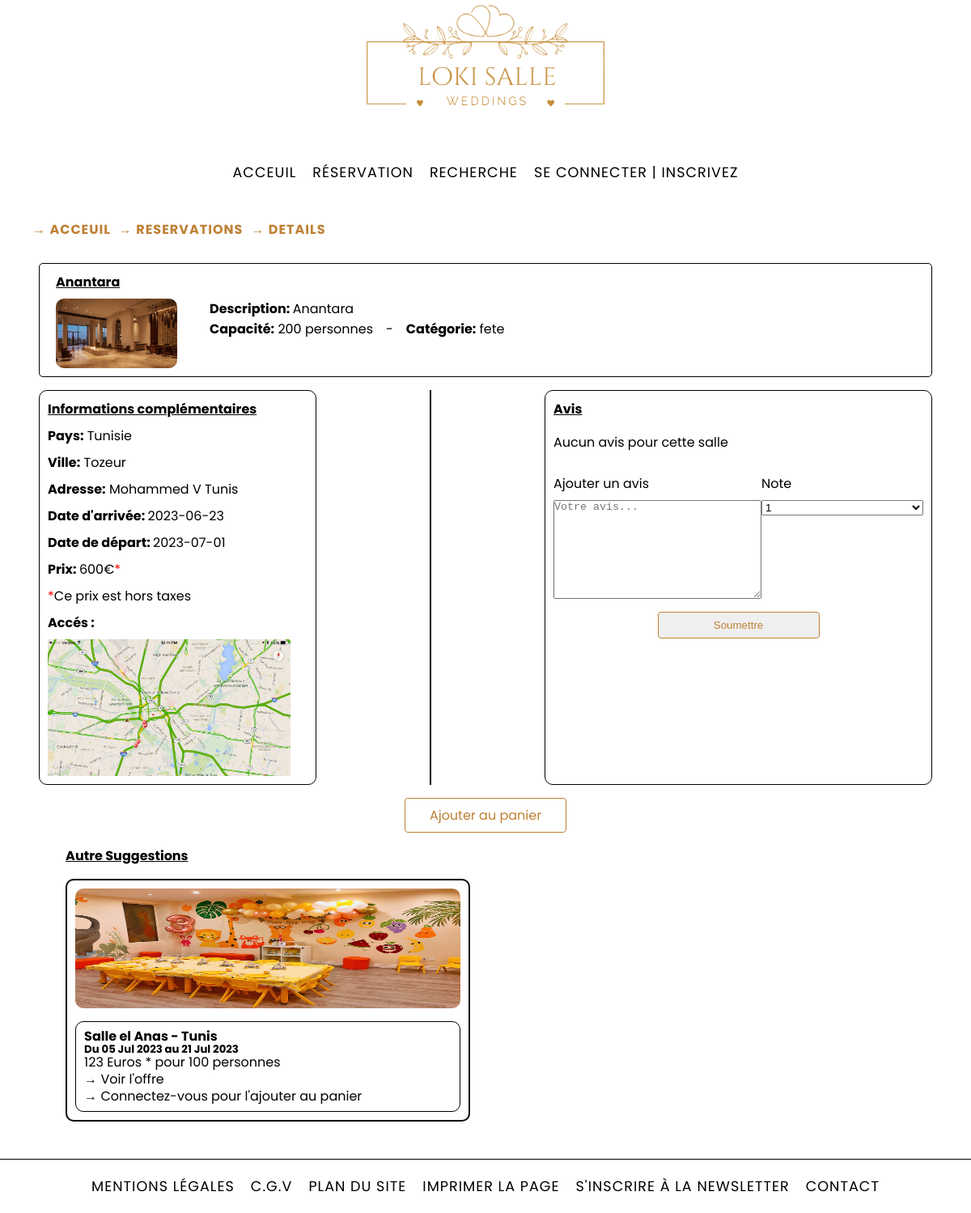
The page /pages/reservation_details.php?id=12 on the database its author committed.
### tables this page shows
CREATE TABLE `produit` (
  `id_produit` int(5) NOT NULL,
  `date_arrive` date DEFAULT NULL,
  `date_depart` date DEFAULT NULL,
  `id_salle` int(5) DEFAULT NULL,
  `id_promo` int(2) DEFAULT NULL,
  `prix` int(5) DEFAULT NULL,
  `etat` int(1) DEFAULT NULL,
  `date_added` timestamp NOT NULL DEFAULT current_timestamp() ON UPDATE current_timestamp()
);

CREATE TABLE `salle` (
  `id_salle` int(5) NOT NULL,
  `titre` varchar(200) DEFAULT NULL,
  `description` text DEFAULT NULL,
  `adresse` text DEFAULT NULL,
  `pays` varchar(20) DEFAULT NULL,
  `ville` varchar(20) DEFAULT NULL,
  `photo` varchar(200) DEFAULT NULL,
  `capacite` int(3) DEFAULT NULL,
  `categorie` enum('fete','reunion','anniversaire') DEFAULT NULL,
  `date_added` timestamp NOT NULL DEFAULT current_timestamp() ON UPDATE current_timestamp()
);

### pages/reservation_details.php (the view, shortened to what this page needs)
<?php
require_once('../config/config.php');
if (isset($_GET['id'])) {
    $id = $_GET['id'];
    $query = 'SELECT p.*, s.titre, s.photo, s.adresse, s.capacite, s.categorie, s.description, s.pays, s.ville FROM produit p INNER JOIN salle s ON p.id_salle = s.id_salle WHERE p.id_produit = '.$id;
    $getProduit = mysqli_query($link, $query);
    if ($getProduit) {
        $produit = mysqli_fetch_assoc($getProduit);
    }
}
?>
<?php include_once('./templates/header.php'); ?>
<main id="res-details-container">
    <section id="res-details-header">
        <h4 class="res-details-title"><?php echo $produit['titre'] ?></h4>
        <div class="res-details-preview">
            <img src="../images/uploads/<?php echo $produit['photo'] ?>" alt="" class="res-details-img">
            <div class="res-details-header-info">
                <p class="res-details-desc"><b>Description: </b><?php echo $produit['description'] ?></p>
                <span class="res-details-group">
                    <p class="res-details-capacity"><b>Capacité:</b> <?php echo $produit['capacite'] ?> personnes</p>
                    <p> - </p>
                    <p class="res-details-category"><b>Catégorie:</b> <?php echo $produit['categorie'] ?></p>
                </span>
            </div>
        </div>
    </section>
    <section id="res-details-content">
        <div class="res-details-comp">
            <h4 class="res-details-title">Informations complémentaires</h4>
            <p class="res-details-country"><b>Pays:</b> <?php echo $produit['pays'] ?></p>
            <p class="res-details-city"><b>Ville:</b> <?php echo $produit['ville'] ?></p>
            <p class="res-details-address"><b>Adresse:</b> <?php echo $produit['adresse'] ?></p>
            <p class="res-details-dateA"><b>Date d'arrivée: </b> <?php echo $produit['date_arrive'] ?></p>
            <p class="res-details-dateD"><b>Date de départ: </b> <?php echo $produit['date_depart'] ?></p>
            <p class="res-details-prix"><b>Prix: </b><?php echo $produit['prix'] ?>€<span style="color:red">*</span></p>
            <p class="res-details-taxe"><span style="color:red">*</span>Ce prix est hors taxes</p>
            <p class="res-details-access"><b>Accés :</b></p>
            <img src="../images/res-image.jpg" alt="Reservation details access" class="res-details-access-img">
        </div>
        <div class="res-details-avis">
            <h4 class="res-details-title">Avis</h4>
            <div class="res-details-overflow-container">
                <?php
                    $query = "SELECT * FROM avis WHERE id_salle = ".$produit['id_salle'];
                    $result = mysqli_query($link, $query);
                    if ($result) {
                        if (mysqli_num_rows($result) > 0 ) {
                           while($row = mysqli_fetch_assoc($result)) {
                                $membreQuery = "SELECT name FROM users WHERE id_membre = ".$row['id_membre'];
                                $membreResult = mysqli_query($link, $membreQuery);
                                if ($membreResult) {
                                    while ($membreRow = mysqli_fetch_assoc($membreResult)) {
                                        echo '<div class="res-details-avis-box">';
                                        echo '<p class="avis-name-title">'.$membreRow['name'].', le '.$row['date'].' ('.$row['note'].'/10)</p>';
                                        echo '<p class="comment">'.$row['commentaire'].'</p>';
                                        echo '</div>';
                                    }
                                }
                            }
                        } else {
                            echo '<p>Aucun avis pour cette salle</p>';}
                    }
                ?>
            </div>
            <div class="res-details-avis-add">
                <form action="#" method="post" class="res-details-avis-form">
                    <div class="res-details-avis-form-box">
                        <div class="res-details-avis-form-box-item">
                            <label for="avis-com">Ajouter un avis</label>
                            <textarea name="avis-com" id="avis-com" cols="30" rows="8" placeholder="Votre avis..."></textarea>
                        </div>
                        <div class="res-details-avis-form-box-item">
                            <label for="avis-note">Note</label>
                            <select name="avis-note" id="avis-note">
                                <?php for ($i=1; $i <= 10; $i++) { ?>
                                    <option value="<?php echo $i ?>"><?php echo $i ?></option>
                                <?php } ?>
                            </select>
                        </div>
                    </div>
                    <input type="submit" value="Soumettre" name="avisAdd" class="res-details-avis-btn">
                </form>
            </div>
        </div>
    </section>
    <?php echo '<a href="#" class="res-details-panier-btn" onclick="addToCart('.$_GET['id'].')">Ajouter au panier</a>' ?>
    <section id="res-autre-sugg">
    <h4 class="res-details-title">Autre Suggestions</h4>
    <div class="res-details-container">
        <?php
        $query = "SELECT p.*, s.photo, s.titre, s.ville, s.capacite FROM produit p INNER JOIN salle s ON p.id_salle = s.id_salle WHERE p.etat = 0 AND p.id_produit <> $id ORDER BY RAND() LIMIT 3";
        $result = mysqli_query($link, $query);
        if (mysqli_num_rows($result) > 0) {
            for ($i = 0; $i < mysqli_num_rows($result); $i++) {
                $row = mysqli_fetch_assoc($result);
                echo '<div class="res-details-as">';
                echo '<img src="../images/uploads/'.$row['photo'].'" class="res-details-img" alt="">';
                echo '<div class="res-details-info">';
                echo '<h4 class="res-titre">'.$row['titre'].' - <span>'.$row['ville'].'</span></h4>';
                echo '<h5 class="res-details-date">Du '.date("d M Y",strtotime($row['date_arrive'])).' au '.date("d M Y",strtotime($row['date_depart'])).'</span></h5>';
                echo '<p class="res-price">'.$row['prix'].' Euros * pour '.$row['capacite'].' personnes</p>';
                echo '<a href="reservation_details.php?id='.$row['id_produit'].'" class="res-link">→ Voir l\'offre</a>';
                echo ($loggedIn ? '<a href="#" class="res-link" onclick="addToCart('.$row['id_produit'].')">→ Ajouter au Panier</a>' : '<a href="'.$baseUrl.'/pages/login.php" class="res-link">→ Connectez-vous pour l\'ajouter au panier') . '</a>';
                echo '</div>';
                echo '</div>';
            }
        }
        ?>
        </div>
    </section>
</main>
<?php include_once('./templates/footer.php'); ?>

### css/style.css (style rules this page uses)
* { margin: 0; padding: 0; box-sizing: border-box; }
input { border: 1px solid black; border-radius: 5px; }
html, body { font-family: 'Poppins', Helvetica, sans-serif; font-size: 1rem; overflow-x: hidden; }
body { display: flex; flex-direction: column; min-height: 100vh; }
.offreBox-info a, p { text-decoration: none; color: black; }
.resOffre-info a, p { text-decoration: none; color: black; }
#res-details-container { display: flex; flex-direction: column; gap: 1rem; padding: 2% 4% 2% 4%; }
#res-details-header { display: flex; flex-direction: column; gap: 0.5rem; border: 1px solid black; border-radius: 5px; padding: 10px 20px; }
.res-details-title { text-decoration: underline; font-weight: bold; }
.res-details-preview { display: flex; flex-direction: row; gap: 2.5rem }
.res-details-preview img { width: 150px; }
.res-details-group { display: flex; flex-direction: row; gap: 1rem; }
#res-details-content { display: flex; flex-direction: row; gap: 2.5rem; }
.res-details-comp { display: flex; flex: 40%; flex-direction: column; gap: 0.5rem; padding: 10px; border: 1px solid black; border-radius: 10px; }
.res-details-access-img { width: 300px; }
.res-details-avis { display: flex; flex-direction: column; gap: 1rem; flex: 40%; padding: 10px; border: 1px solid black; border-radius: 10px; }
.res-details-overflow-container { max-height: 300px; overflow-y: auto; }
.res-details-avis-add { display: flex; flex-direction: column; margin-top: 10px; }
.res-details-avis-form { display: flex; flex-direction: column; text-align: center; gap: 1rem; }
.res-details-avis-form-box { display:flex; flex-direction: row; justify-content: space-around; }
.res-details-avis-form-box-item { display:flex; flex-direction: column; text-align: left; gap: 0.5rem; }
.res-details-avis-form-box-item select { width: 200px; }
.res-details-panier-btn, .res-details-avis-btn, .payerPanier { text-align: center; display: inline-block; padding: 8px 12px; margin: 0 auto; border: 1px solid #BF8034; border-radius: 4px; text-decoration: none; color: #BF8034; width: 200px; cursor: pointer; }
#res-autre-sugg { display: flex; flex-direction: column; gap: 1rem; padding: 0 3% 2% 3%; }
.res-details-container { display:flex; justify-content: space-between; gap: 1rem; }
.res-details-as { border: 2px solid black; border-radius: 10px; display: flex; flex-direction: column; width: 500px; max-height: 300px; gap: 1rem; padding: 10px 10px; justify-content: space-around; }
.res-details-img { width: 100%; overflow: hidden; border-radius: 10px; }
.res-details-info { padding: 10px; border: 1px solid black; border-radius: 10px; text-align: left; display: flex; flex-direction: column; font-size: 1rem; line-height: 1rem; }
.res-details-info a, p { text-decoration: none; color: black; }
.res-details-info p { margin-bottom: 5px; }
.res-details-info a:first-of-type { margin-bottom: 5px; }

### rows shown on the page
produit: id_salle.titre "Anantara", id_salle.photo (picture), id_salle.description "Anantara", id_salle.capacite "200", id_salle.categorie "fete", id_salle.pays "Tunisie", id_salle.ville "Tozeur", id_salle.adresse "Mohammed V Tunis", date_arrive "2023-06-23", date_depart "2023-07-01", prix "600"
produit: id_salle.photo (picture), id_salle.titre "Salle el Anas", id_salle.ville "Tunis", date_arrive "05 Jul 2023", date_depart "21 Jul 2023", prix "123", id_salle.capacite "100"

### other values the page prints
$crumb['name'] "→ ACCEUIL"
$crumb['name'] "→ RESERVATIONS"
$crumb['name'] "→ DETAILS"
form field avis-note "1"
